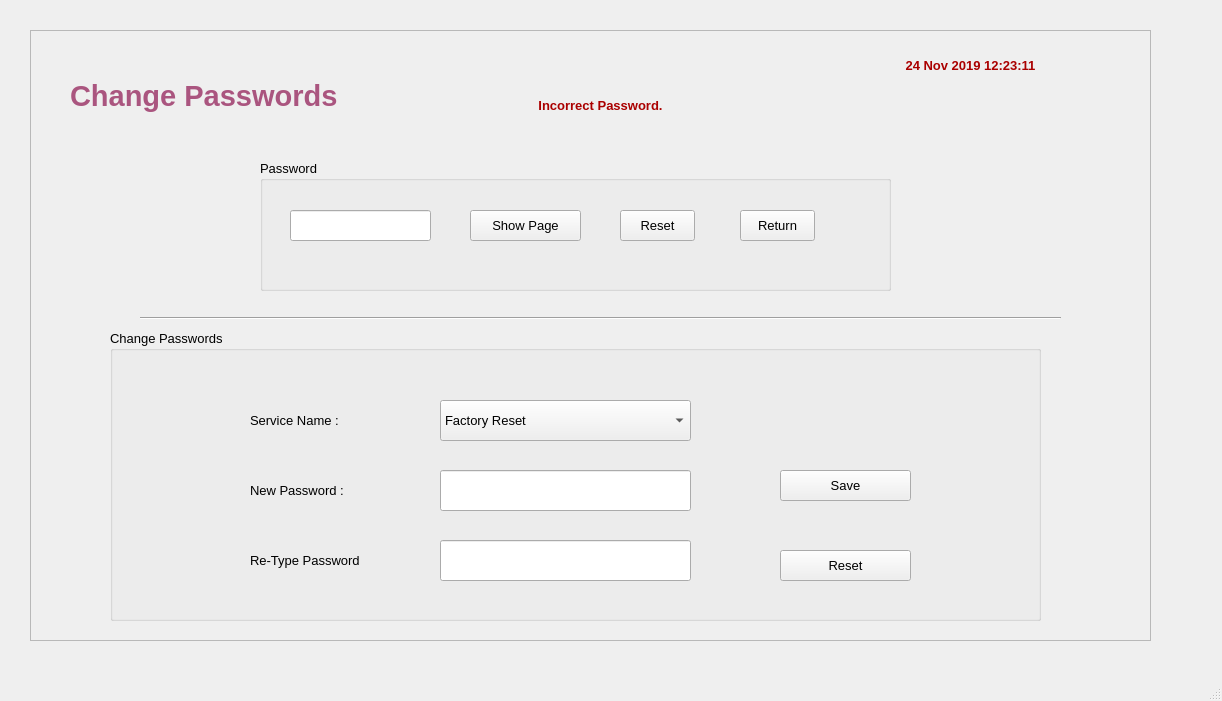
<?xml version="1.0" encoding="UTF-8"?>
<ui version="4.0">
 <class>MainWindow</class>
 <widget class="QMainWindow" name="MainWindow">
  <property name="geometry">
   <rect>
    <x>0</x>
    <y>0</y>
    <width>1222</width>
    <height>701</height>
   </rect>
  </property>
  <property name="baseSize">
   <size>
    <width>0</width>
    <height>0</height>
   </size>
  </property>
  <property name="windowTitle">
   <string>MainWindow</string>
  </property>
  <widget class="QWidget" name="centralwidget">
   <widget class="QFrame" name="frame">
    <property name="geometry">
     <rect>
      <x>30</x>
      <y>30</y>
      <width>1121</width>
      <height>611</height>
     </rect>
    </property>
    <property name="layoutDirection">
     <enum>Qt::LeftToRight</enum>
    </property>
    <property name="frameShape">
     <enum>QFrame::StyledPanel</enum>
    </property>
    <property name="frameShadow">
     <enum>QFrame::Raised</enum>
    </property>
    <widget class="QLabel" name="label_19">
     <property name="geometry">
      <rect>
       <x>40</x>
       <y>40</y>
       <width>451</width>
       <height>51</height>
      </rect>
     </property>
     <property name="font">
      <font>
       <family>MS Sans Serif</family>
       <pointsize>22</pointsize>
       <weight>75</weight>
       <bold>true</bold>
       <underline>false</underline>
      </font>
     </property>
     <property name="styleSheet">
      <string notr="true">color: rgb(170, 85, 127);</string>
     </property>
     <property name="text">
      <string>Change Passwords</string>
     </property>
     <property name="alignment">
      <set>Qt::AlignLeading|Qt::AlignLeft|Qt::AlignVCenter</set>
     </property>
    </widget>
    <widget class="QLabel" name="label_3">
     <property name="geometry">
      <rect>
       <x>460</x>
       <y>60</y>
       <width>221</width>
       <height>31</height>
      </rect>
     </property>
     <property name="font">
      <font>
       <family>MS Sans Serif</family>
       <pointsize>10</pointsize>
       <weight>75</weight>
       <bold>true</bold>
      </font>
     </property>
     <property name="styleSheet">
      <string notr="true">color: rgb(0, 0, 255);
color: rgb(170, 0, 0);</string>
     </property>
     <property name="text">
      <string>Incorrect Password.</string>
     </property>
     <property name="alignment">
      <set>Qt::AlignCenter</set>
     </property>
    </widget>
    <widget class="QGroupBox" name="groupBox">
     <property name="geometry">
      <rect>
       <x>230</x>
       <y>130</y>
       <width>631</width>
       <height>131</height>
      </rect>
     </property>
     <property name="font">
      <font>
       <family>MS Sans Serif</family>
       <pointsize>10</pointsize>
      </font>
     </property>
     <property name="title">
      <string>Password</string>
     </property>
     <widget class="QLineEdit" name="lineEdit">
      <property name="geometry">
       <rect>
        <x>30</x>
        <y>50</y>
        <width>141</width>
        <height>31</height>
       </rect>
      </property>
      <property name="text">
       <string/>
      </property>
      <property name="echoMode">
       <enum>QLineEdit::Password</enum>
      </property>
     </widget>
     <widget class="QPushButton" name="pushButton">
      <property name="geometry">
       <rect>
        <x>210</x>
        <y>50</y>
        <width>111</width>
        <height>31</height>
       </rect>
      </property>
      <property name="text">
       <string>Show Page</string>
      </property>
     </widget>
     <widget class="QPushButton" name="pushButton_2">
      <property name="geometry">
       <rect>
        <x>360</x>
        <y>50</y>
        <width>75</width>
        <height>31</height>
       </rect>
      </property>
      <property name="text">
       <string>Reset</string>
      </property>
     </widget>
     <widget class="QPushButton" name="pushButton_3">
      <property name="geometry">
       <rect>
        <x>480</x>
        <y>50</y>
        <width>75</width>
        <height>31</height>
       </rect>
      </property>
      <property name="text">
       <string>Return</string>
      </property>
     </widget>
    </widget>
    <widget class="QLabel" name="label_4">
     <property name="geometry">
      <rect>
       <x>830</x>
       <y>20</y>
       <width>221</width>
       <height>31</height>
      </rect>
     </property>
     <property name="font">
      <font>
       <family>MS Sans Serif</family>
       <pointsize>10</pointsize>
       <weight>75</weight>
       <bold>true</bold>
      </font>
     </property>
     <property name="styleSheet">
      <string notr="true">color: rgb(0, 0, 255);
color: rgb(170, 0, 0);</string>
     </property>
     <property name="text">
      <string>24 Nov 2019 12:23:11</string>
     </property>
     <property name="alignment">
      <set>Qt::AlignCenter</set>
     </property>
    </widget>
    <widget class="Line" name="line">
     <property name="geometry">
      <rect>
       <x>110</x>
       <y>280</y>
       <width>921</width>
       <height>16</height>
      </rect>
     </property>
     <property name="orientation">
      <enum>Qt::Horizontal</enum>
     </property>
    </widget>
    <widget class="QGroupBox" name="groupBox_2">
     <property name="geometry">
      <rect>
       <x>80</x>
       <y>300</y>
       <width>931</width>
       <height>291</height>
      </rect>
     </property>
     <property name="font">
      <font>
       <family>MS Sans Serif</family>
       <pointsize>10</pointsize>
      </font>
     </property>
     <property name="title">
      <string>Change Passwords</string>
     </property>
     <widget class="QPushButton" name="pushButton_5">
      <property name="geometry">
       <rect>
        <x>670</x>
        <y>140</y>
        <width>131</width>
        <height>31</height>
       </rect>
      </property>
      <property name="font">
       <font>
        <family>MS Sans Serif</family>
        <pointsize>10</pointsize>
       </font>
      </property>
      <property name="text">
       <string>Save</string>
      </property>
     </widget>
     <widget class="QPushButton" name="pushButton_6">
      <property name="geometry">
       <rect>
        <x>670</x>
        <y>220</y>
        <width>131</width>
        <height>31</height>
       </rect>
      </property>
      <property name="font">
       <font>
        <family>MS Sans Serif</family>
        <pointsize>10</pointsize>
       </font>
      </property>
      <property name="text">
       <string>Reset</string>
      </property>
     </widget>
     <widget class="QComboBox" name="comboBox">
      <property name="geometry">
       <rect>
        <x>330</x>
        <y>70</y>
        <width>251</width>
        <height>41</height>
       </rect>
      </property>
      <item>
       <property name="text">
        <string>Factory Reset</string>
       </property>
      </item>
      <item>
       <property name="text">
        <string>Change Password</string>
       </property>
      </item>
      <item>
       <property name="text">
        <string>Date-Time Setting</string>
       </property>
      </item>
      <item>
       <property name="text">
        <string>API Config</string>
       </property>
      </item>
      <item>
       <property name="text">
        <string>Printer Setup</string>
       </property>
      </item>
     </widget>
     <widget class="QLabel" name="label">
      <property name="geometry">
       <rect>
        <x>140</x>
        <y>70</y>
        <width>131</width>
        <height>41</height>
       </rect>
      </property>
      <property name="text">
       <string>Service Name :</string>
      </property>
     </widget>
     <widget class="QLabel" name="label_2">
      <property name="geometry">
       <rect>
        <x>140</x>
        <y>140</y>
        <width>151</width>
        <height>41</height>
       </rect>
      </property>
      <property name="text">
       <string>New Password :</string>
      </property>
     </widget>
     <widget class="QLineEdit" name="lineEdit_2">
      <property name="geometry">
       <rect>
        <x>330</x>
        <y>140</y>
        <width>251</width>
        <height>41</height>
       </rect>
      </property>
      <property name="font">
       <font>
        <pointsize>18</pointsize>
       </font>
      </property>
      <property name="text">
       <string/>
      </property>
      <property name="echoMode">
       <enum>QLineEdit::Password</enum>
      </property>
     </widget>
     <widget class="QLabel" name="label_5">
      <property name="geometry">
       <rect>
        <x>140</x>
        <y>210</y>
        <width>151</width>
        <height>41</height>
       </rect>
      </property>
      <property name="text">
       <string>Re-Type Password</string>
      </property>
     </widget>
     <widget class="QLineEdit" name="lineEdit_3">
      <property name="geometry">
       <rect>
        <x>330</x>
        <y>210</y>
        <width>251</width>
        <height>41</height>
       </rect>
      </property>
      <property name="font">
       <font>
        <pointsize>18</pointsize>
       </font>
      </property>
      <property name="text">
       <string/>
      </property>
      <property name="echoMode">
       <enum>QLineEdit::Password</enum>
      </property>
     </widget>
    </widget>
   </widget>
  </widget>
  <widget class="QMenuBar" name="menubar">
   <property name="geometry">
    <rect>
     <x>0</x>
     <y>0</y>
     <width>1222</width>
     <height>21</height>
    </rect>
   </property>
  </widget>
  <widget class="QStatusBar" name="statusbar"/>
 </widget>
 <resources/>
 <connections/>
</ui>
